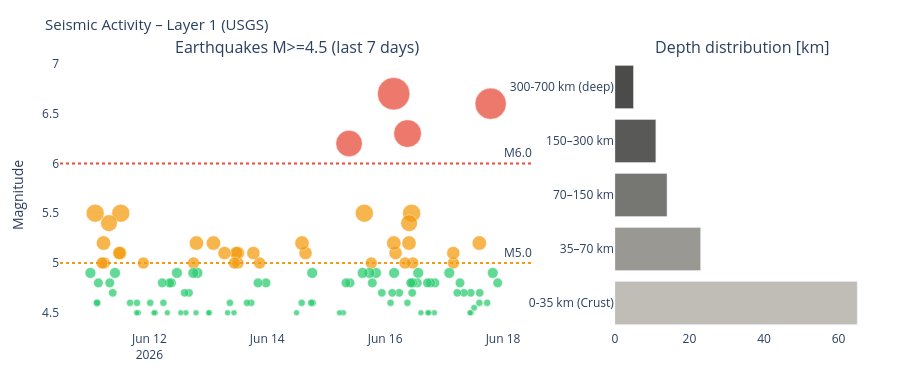

Notebook code cell kept with this figure:
### Markdown cell above
---
## 4. Visualizations

### Code cell
# ============================================================
# SEISMICS – Magnitude time series + depth distribution
# ============================================================

if df_seis is not None:
    fig = make_subplots(
        rows=1, cols=2,
        subplot_titles=['Earthquakes M>=4.5 (last 7 days)', 'Depth distribution [km]'],
        column_widths=[0.65, 0.35]
    )

    # Color scale by magnitude
    mag_colors = ['#2ecc71' if m < 5 else '#f39c12' if m < 6 else '#e74c3c'
                  for m in df_seis['mag']]
    sizes = [max(6, (m - 4) * 12) for m in df_seis['mag']]

    fig.add_trace(go.Scatter(
        x=df_seis['time'], y=df_seis['mag'],
        mode='markers',
        marker=dict(color=mag_colors, size=sizes, opacity=0.75,
                    line=dict(color='white', width=0.5)),
        text=df_seis['place'],
        hovertemplate='%{text}<br>M%{y:.1f}<br>%{x}<extra></extra>',
        name='Earthquakes'
    ), row=1, col=1)

    fig.add_hline(y=6.0, line_dash='dot', line_color='#e74c3c',
                  annotation_text='M6.0', row=1, col=1)
    fig.add_hline(y=5.0, line_dash='dot', line_color='#f39c12',
                  annotation_text='M5.0', row=1, col=1)

    # Depth distribution
    depth_bins = pd.cut(df_seis['depth'],
                        bins=[0, 35, 70, 150, 300, 700],
                        labels=['0-35 km\n(Crust)', '35–70 km',
                                '70–150 km', '150–300 km', '300-700 km\n(deep)'])
    depth_counts = depth_bins.value_counts().sort_index()
    depth_colors = ['#B4B2A9', '#888780', '#5F5E5A', '#3d3d3a', '#2C2C2A']

    fig.add_trace(go.Bar(
        x=depth_counts.values,
        y=depth_counts.index.astype(str),
        orientation='h',
        marker_color=depth_colors[:len(depth_counts)],
        opacity=0.85,
        name='Depth'
    ), row=1, col=2)

    fig.update_layout(
        title=dict(text='Seismic Activity – Layer 1 (USGS)', font=dict(size=15)),
        height=380, showlegend=False,
        plot_bgcolor='rgba(0,0,0,0)', paper_bgcolor='rgba(0,0,0,0)',
        margin=dict(l=60, r=30, t=60, b=50)
    )
    fig.update_yaxes(title_text='Magnitude', row=1, col=1)
    fig.show()
else:
    print('Seismic data unavailable.')

### Figure 1 — Plotly figure (JSON) as saved in the notebook; plotly's stock layout.template omitted (floating-point values rounded to 4 significant figures)
{"data": [{"hovertemplate": "%{text}<br>M%{y:.1f}<br>%{x}<extra></extra>", "marker": {"color": ["#2ecc71", "#2ecc71", "#e74c3c", "#2ecc71", "#2ecc71", "#2ecc71", "#f39c12", "#2ecc71", "#2ecc71", "#2ecc71", "#2ecc71", "#2ecc71", "#2ecc71", "#2ecc71", "#f39c12", "#f39c12", "#2ecc71", "#2ecc71", "#2ecc71", "#2ecc71", "#2ecc71", "#2ecc71", "#2ecc71", "#2ecc71", "#2ecc71", "#2ecc71", "#2ecc71", "#f39c12", "#2ecc71", "#2ecc71", "#f39c12", "#2ecc71", "#f39c12", "#f39c12", "#e74c3c", "#2ecc71", "#f39c12", "#2ecc71", "#f39c12", "#2ecc71", "#f39c12", "#e74c3c", "#2ecc71", "#2ecc71", "#2ecc71", "#2ecc71", "#2ecc71", "#f39c12", "#2ecc71", "#f39c12", "#2ecc71", "#2ecc71", "#e74c3c", "#2ecc71", "#2ecc71", "#2ecc71", "#2ecc71", "#2ecc71", "#2ecc71", "#f39c12", "#f39c12", "#2ecc71", "#2ecc71", "#2ecc71", "#f39c12", "#2ecc71", "#f39c12", "#2ecc71", "#2ecc71", "#f39c12", "#f39c12", "#f39c12", "#f39c12", "#2ecc71", "#2ecc71", "#2ecc71", "#f39c12", "#f39c12", "#2ecc71", "#2ecc71", "#2ecc71", "#f39c12", "#2ecc71", "#f39c12", "#2ecc71", "#2ecc71", "#2ecc71", "#2ecc71", "#2ecc71", "#2ecc71", "#2ecc71", "#2ecc71", "#2ecc71", "#2ecc71", "#2ecc71", "#2ecc71", "#2ecc71", "#2ecc71", "#f39c12", "#2ecc71", "#2ecc71", "#2ecc71", "#2ecc71", "#f39c12", "#f39c12", "#f39c12", "#2ecc71", "#2ecc71", "#2ecc71", "#f39c12", "#f39c12", "#f39c12", "#f39c12", "#2ecc71", "#2ecc71", "#2ecc71", "#f39c12", "#2ecc71"], "line": {"color": "white", "width": 0.5}, "opacity": 0.75, "size": [9.6, 10.8, 31.2, 7.2, 8.4, 7.2, 14.4, 6.6, 6, 8.4, 6, 8.4, 9.6, 8.4, 12.0, 13.2, 10.8, 9.6, 6, 9.6, 6, 6, 9.6, 6, 10.8, 9.6, 9.6, 12.0, 9.6, 8.4, 18.0, 9.6, 16.8, 14.4, 27.6, 7.2, 12.0, 8.4, 13.2, 10.8, 14.4, 32.4, 8.4, 7.2, 8.4, 10.8, 9.6, 12.0, 10.8, 18.0, 10.8, 9.6, 26.4, 9.6, 6, 6, 7.2, 10.8, 7.2, 13.2, 14.4, 7.2, 6, 9.6, 12.0, 9.6, 13.2, 7.2, 7.2, 13.2, 12.0, 13.2, 12.0, 6, 7.2, 6, 13.2, 14.4, 6, 6, 10.8, 14.4, 6, 12.0, 10.8, 8.4, 6, 8.4, 6, 10.8, 9.6, 9.6, 6, 7.2, 9.6, 6, 6, 7.2, 12.0, 6, 7.2, 6, 7.2, 18.0, 13.2, 13.2, 10.8, 8.4, 9.6, 16.8, 12.0, 14.4, 12.0, 9.6, 7.2, 7.2, 18.0, 10.8]}, "mode": "markers", "name": "Earthquakes", "text": ["64 km ESE of Bobon, Philippines", "South Sandwich Islands region", "central Mid-Atlantic Ridge", "78 km W of Panguna, Papua New Guinea", "240 km ESE of Yamada, Japan", "102 km W of Isangel, Vanuatu", "258 km SSE of Dunhuang, China", "17 km SE of Pāhala, Hawaii", "18 km W of Sarangani, Philippines", "1 km SE of Villanueva, Colombia", "10 km NNE of Luklukan, Philippines", "31 km SW of Balangonan, Philippines", "261 km SSE of Dunhuang, China", "238 km SE of Hihifo, Tonga", "144 km SE of Pondaguitan, Philippines", "25 km SSE of Tambolaka, Indonesia", "267 km SSE of Dunhuang, China", "55 km WNW of Poso, Indonesia", "28 km ESE of Palu, Indonesia", "52 km WNW of Poso, Indonesia", "139 km ESE of Pondaguitan, Philippines", "97 km ENE of Miyako, Japan", "South Sandwich Islands region", "32 km W of Titahi Bay, New Zealand", "256 km SSE of Dunhuang, China", "65 km S of Kokopo, Papua New Guinea", "southeast central Pacific Ocean", "261 km SSE of Dunhuang, China", "52 km SE of Palu, Indonesia", "248 km SSE of Dunhuang, China", "4 km NW of Noda, Japan", "90 km WSW of Ternate, Indonesia", "277 km S of Dunhuang, China", "242 km SSE of Dunhuang, China", "260 km SSE of Dunhuang, China", "17 km SE of Viqueque, Timor Leste", "49 km ESE of Palu, Indonesia", "14 km SSW of Balangonan, Philippines", "49 km SE of Palu, Indonesia", "46 km ESE of Palu, Indonesia", "44 km ESE of Palu, Indonesia", "43 km ESE of Palu, Indonesia", "Izu Islands, Japan region", "Izu Islands, Japan region", "South Sandwich Islands region", "11 km W of Balangonan, Philippines", "southeast of the Loyalty Islands", "southeast of the Loyalty Islands", "98 km WNW of Mantua, Cuba", "5 km SSW of Pangyan, Philippines", "6 km WSW of Sarangani, Philippines", "Izu Islands, Japan region", "67 km ESE of Pondaguitan, Philippines", "northern Mid-Atlantic Ridge", "34 km NNE of Komodo, Indonesia", "123 km SE of Ollagüe, Chile", "69 km SSW of Tambolaka, Indonesia", "20 km SSW of Methóni, Greece", "17 km SSE of Jurm, Afghanistan", "27 km SE of Magdalena, Philippines", "53 km ENE of Hinatuan, Philippines", "66 km S of Sarangani, Philippines", "25 km SW of Balangonan, Philippines", "6 km ESE of Butulan, Philippines", "33 km ESE of Sarangani, Philippines", "120 km WNW of Höfn, Iceland", "2 km S of Cerro de Piedra, Mexico", "52 km NE of Santa Marina Salina, Italy", "40 km SW of Sarangani, Philippines", "118 km ESE of Bitung, Indonesia", "24 km W of Ovalle, Chile", "207 km WSW of Adak, Alaska", "93 km SSW of Unalaska, Alaska", "75 km E of Hualien City, Taiwan", "28 km SW of Sarangani, Philippines", "39 km SSW of Corralero, Mexico", "0 km ESE of Suyo, Peru", "2 km WSW of Kablalan, Philippines", "60 km NNW of Sola, Vanuatu", "77 km WNW of Hihifo, Tonga", "137 km N of Tobelo, Indonesia", "65 km S of Sarangani, Philippines", "4 km SW of Sarangani, Philippines", "30 km SSW of Daliao, Philippines", "123 km W of El Aguilar, Argentina", "169 km SE of Petropavlovsk-Kamchatsky, Russia", "213 km E of Levuka, Fiji", "132 km NW of Malango, Solomon Islands", "6 km SSE of Pangyan, Philippines", "10 km SW of Qutqashen, Azerbaijan", "southern East Pacific Rise", "203 km S of Severo-Kuril’sk, Russia", "south of the Fiji Islands", "Fiji region", "47 km SSW of Lumatil, Philippines", "23 km NNE of Goroka, Papua New Guinea", "35 km E of Port-Olry, Vanuatu", "Izu Islands, Japan region", "68 km NNW of Isangel, Vanuatu", "85 km S of Pýrgos, Greece", "97 km SE of Hualien City, Taiwan", "72 km ESE of Kokopo, Papua New Guinea", "71 km S of Sarangani, Philippines", "128 km NW of Vallenar, Chile", "123 km NW of Vallenar, Chile", "62 km S of Sarangani, Philippines", "170 km ESE of Petropavlovsk-Kamchatsky, Russia", "18 km NW of Mamou, Guinea", "south of the Fiji Islands", "59 km S of Sarangani, Philippines", "65 km SSE of Sarangani, Philippines", "117 km NW of Vallenar, Chile", "212 km SE of Ust’-Kamchatsk Staryy, Russia", "20 km SE of Sarangani, Philippines", "70 km S of Sarangani, Philippines", "south of the Fiji Islands", "58 km S of Sarangani, Philippines", "57 km SSW of Sarangani, Philippines"], "type": "scatter", "x": ["2026-06-17T21:49:26.605", "2026-06-17T19:48:25.970", "2026-06-17T18:56:58.250", "2026-06-17T17:30:50.885", "2026-06-17T14:28:50.471", "2026-06-17T14:21:12.730", "2026-06-17T14:20:04.138", "2026-06-17T12:14:29.810", "2026-06-17T10:58:45.629", "2026-06-17T10:51:00.310", "2026-06-17T10:31:54.342", "2026-06-17T08:03:29.167", "2026-06-17T06:28:50.586", "2026-06-17T05:21:29.475", "2026-06-17T03:46:16.541", "2026-06-17T03:44:18.058", "2026-06-17T02:06:18.423", "2026-06-16T20:15:32.035", "2026-06-16T20:01:39.560", "2026-06-16T18:29:37.606", "2026-06-16T17:51:17.894", "2026-06-16T17:25:57.600", "2026-06-16T17:13:10.014", "2026-06-16T14:33:08.719", "2026-06-16T13:27:36.651", "2026-06-16T13:03:41.301", "2026-06-16T11:30:32.628", "2026-06-16T11:14:17.721", "2026-06-16T11:03:52.442", "2026-06-16T11:01:02.008", "2026-06-16T10:46:34.658", "2026-06-16T10:23:50.862", "2026-06-16T09:45:26.434", "2026-06-16T09:42:35.214", "2026-06-16T09:06:55.226", "2026-06-16T09:03:43.900", "2026-06-16T08:04:46.472", "2026-06-16T05:44:05.058", "2026-06-16T04:14:01.591", "2026-06-16T03:38:37.352", "2026-06-16T03:30:53.802", "2026-06-16T03:27:44.418", "2026-06-16T02:52:22.559", "2026-06-16T02:11:26.582", "2026-06-15T22:38:35.118", "2026-06-15T20:16:16.823", "2026-06-15T18:45:33.883", "2026-06-15T18:20:45.112", "2026-06-15T17:37:48.838", "2026-06-15T15:30:24.374", "2026-06-15T14:49:13.019", "2026-06-15T09:40:52.670", "2026-06-15T09:18:38.846", "2026-06-15T08:02:35.178", "2026-06-15T06:58:32.374", "2026-06-15T05:24:51.203", "2026-06-14T18:30:17.225", "2026-06-14T18:17:25.261", "2026-06-14T17:54:10.805", "2026-06-14T15:34:42.713", "2026-06-14T14:08:52.615", "2026-06-14T14:01:31.665", "2026-06-14T11:55:16.038", "2026-06-13T23:28:45.829", "2026-06-13T20:51:55.063", "2026-06-13T20:14:14.013", "2026-06-13T18:20:42.423", "2026-06-13T17:28:12.010", "2026-06-13T15:45:48.911", "2026-06-13T12:05:34.332", "2026-06-13T12:04:14.390", "2026-06-13T11:24:54.194", "2026-06-13T10:38:47.612", "2026-06-13T10:26:39.481", "2026-06-13T08:48:38.875", "2026-06-13T07:50:13.231", "2026-06-13T06:35:39.650", "2026-06-13T02:05:53.272", "2026-06-13T00:27:13.899", "2026-06-13T00:09:56.755", "2026-06-12T19:33:49.484", "2026-06-12T19:10:03.582", "2026-06-12T18:59:26.043", "2026-06-12T17:58:40.438", "2026-06-12T17:54:29.433", "2026-06-12T16:08:50.793", "2026-06-12T14:52:30.029", "2026-06-12T14:20:45.314", "2026-06-12T12:47:39.276", "2026-06-12T11:13:11.592", "2026-06-12T08:59:34.092", "2026-06-12T08:15:14.131", "2026-06-12T07:18:13.497", "2026-06-12T05:42:07.779", "2026-06-12T05:14:45.149", "2026-06-12T02:24:33.972", "2026-06-12T01:53:41.324", "2026-06-12T00:20:51.479", "2026-06-11T21:32:47.364", "2026-06-11T19:30:08.540", "2026-06-11T18:57:17.611", "2026-06-11T18:49:21.924", "2026-06-11T16:09:18.679", "2026-06-11T12:22:06.272", "2026-06-11T12:06:28.998", "2026-06-11T11:46:58.234", "2026-06-11T10:00:36.638", "2026-06-11T09:04:56.038", "2026-06-11T07:53:10.696", "2026-06-11T07:33:23.077", "2026-06-11T05:38:46.440", "2026-06-11T05:19:44.569", "2026-06-11T04:44:38.172", "2026-06-11T03:14:25.782", "2026-06-11T02:43:38.320", "2026-06-11T02:41:17.247", "2026-06-11T01:56:14.675", "2026-06-11T00:00:43.372"], "xaxis": "x", "y": [4.8, 4.9, 6.6, 4.6, 4.7, 4.6, 5.2, 4.55, 4.5, 4.7, 4.5, 4.7, 4.8, 4.7, 5.0, 5.1, 4.9, 4.8, 4.5, 4.8, 4.5, 4.5, 4.8, 4.5, 4.9, 4.8, 4.8, 5.0, 4.8, 4.7, 5.5, 4.8, 5.4, 5.2, 6.3, 4.6, 5.0, 4.7, 5.1, 4.9, 5.2, 6.7, 4.7, 4.6, 4.7, 4.9, 4.8, 5.0, 4.9, 5.5, 4.9, 4.8, 6.2, 4.8, 4.5, 4.5, 4.6, 4.9, 4.6, 5.1, 5.2, 4.6, 4.5, 4.8, 5.0, 4.8, 5.1, 4.6, 4.6, 5.1, 5.0, 5.1, 5.0, 4.5, 4.6, 4.5, 5.1, 5.2, 4.5, 4.5, 4.9, 5.2, 4.5, 5.0, 4.9, 4.7, 4.5, 4.7, 4.5, 4.9, 4.8, 4.8, 4.5, 4.6, 4.8, 4.5, 4.5, 4.6, 5.0, 4.5, 4.6, 4.5, 4.6, 5.5, 5.1, 5.1, 4.9, 4.7, 4.8, 5.4, 5.0, 5.2, 5.0, 4.8, 4.6, 4.6, 5.5, 4.9], "yaxis": "y"}, {"marker": {"color": ["#B4B2A9", "#888780", "#5F5E5A", "#3d3d3a", "#2C2C2A"]}, "name": "Depth", "opacity": 0.85, "orientation": "h", "type": "bar", "x": [65, 23, 14, 11, 5], "xaxis": "x2", "y": ["0-35 km\n(Crust)", "35–70 km", "70–150 km", "150–300 km", "300-700 km\n(deep)"], "yaxis": "y2"}], "layout": {"annotations": [{"font": {"size": 16}, "showarrow": false, "text": "Earthquakes M>=4.5 (last 7 days)", "x": 0.2925, "xanchor": "center", "xref": "paper", "y": 1.0, "yanchor": "bottom", "yref": "paper"}, {"font": {"size": 16}, "showarrow": false, "text": "Depth distribution [km]", "x": 0.8425, "xanchor": "center", "xref": "paper", "y": 1.0, "yanchor": "bottom", "yref": "paper"}, {"showarrow": false, "text": "M6.0", "x": 1, "xanchor": "right", "xref": "x domain", "y": 6.0, "yanchor": "bottom", "yref": "y"}, {"showarrow": false, "text": "M5.0", "x": 1, "xanchor": "right", "xref": "x domain", "y": 5.0, "yanchor": "bottom", "yref": "y"}], "height": 380, "margin": {"b": 50, "l": 60, "r": 30, "t": 60}, "paper_bgcolor": "rgba(0,0,0,0)", "plot_bgcolor": "rgba(0,0,0,0)", "shapes": [{"line": {"color": "#e74c3c", "dash": "dot"}, "type": "line", "x0": 0, "x1": 1, "xref": "x domain", "y0": 6.0, "y1": 6.0, "yref": "y"}, {"line": {"color": "#f39c12", "dash": "dot"}, "type": "line", "x0": 0, "x1": 1, "xref": "x domain", "y0": 5.0, "y1": 5.0, "yref": "y"}], "showlegend": false, "title": {"font": {"size": 15}, "text": "Seismic Activity – Layer 1 (USGS)"}, "xaxis": {"anchor": "y", "domain": [0.0, 0.585]}, "xaxis2": {"anchor": "y2", "domain": [0.685, 1.0]}, "yaxis": {"anchor": "x", "domain": [0.0, 1.0], "title": {"text": "Magnitude"}}, "yaxis2": {"anchor": "x2", "domain": [0.0, 1.0]}}}
